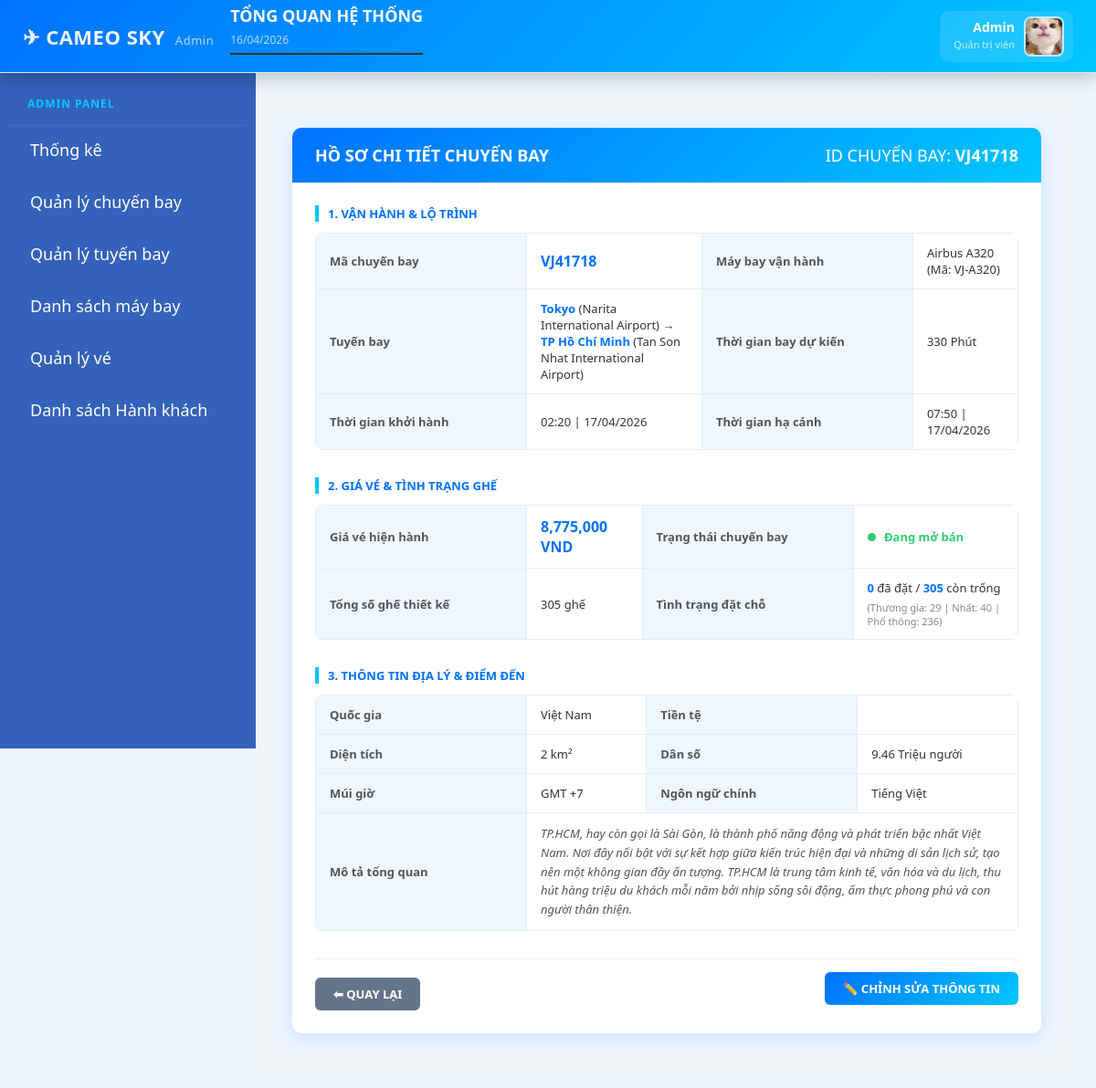
The page /index.php?action=chitiet_chuyenbay&id=VJ41718 on the database its author committed.
### tables this page shows
CREATE TABLE `chuyenbay` (
  `MACHUYENBAY` varchar(20) NOT NULL,
  `MAMAYBAY` varchar(20) NOT NULL,
  `THOIGIANDI` datetime DEFAULT NULL,
  `THOIGIANDEN` datetime DEFAULT NULL,
  `MASANBAYDI` varchar(20) DEFAULT NULL,
  `MASANBAYDEN` varchar(20) DEFAULT NULL,
  `TRANGTHAI_CB` int(100) NOT NULL,
  `MATUYEN` varchar(20) DEFAULT NULL
);

CREATE TABLE `maybay` (
  `MAMAYBAY` varchar(20) NOT NULL,
  `MAHANG` varchar(20) NOT NULL,
  `TENMAYBAY` varchar(100) DEFAULT NULL,
  `SOGHE_BC` int(100) NOT NULL,
  `SOGHE_FC` int(100) NOT NULL,
  `SOGHE_EC` int(100) NOT NULL
);

CREATE TABLE `diadiem` (
  `MADIADIEM` varchar(20) NOT NULL,
  `TENDIADIEM` varchar(100) DEFAULT NULL,
  `QUOC_GIA` varchar(150) NOT NULL
);

CREATE TABLE `sanbay` (
  `MASANBAY` varchar(20) NOT NULL,
  `MADIADIEM` varchar(20) NOT NULL,
  `TENSANBAY` varchar(100) DEFAULT NULL
);

CREATE TABLE `tuyenbay` (
  `MATUYEN` varchar(20) NOT NULL,
  `SANBAYDI` varchar(20) NOT NULL,
  `SANBAYDEN` varchar(20) NOT NULL,
  `KHOANGCACH` int(11) DEFAULT NULL,
  `THOIGIANBAY` int(11) DEFAULT NULL,
  `GIACOBAN` decimal(10,0) DEFAULT NULL
);

CREATE TABLE `diemdulich` (
  `MADIEMDULICH` varchar(8) NOT NULL,
  `MADIADIEM` varchar(20) NOT NULL,
  `TENDIEMDULICH` varchar(100) NOT NULL,
  `MOTA1` text NOT NULL,
  `MOTA2` text NOT NULL,
  `HINHANH` varchar(255) NOT NULL,
  `DULICHTRONGNUOC` tinyint(1) NOT NULL DEFAULT 1,
  `DANSO` float NOT NULL,
  `DIENTICH` float NOT NULL,
  `MUIGIO` varchar(50) NOT NULL DEFAULT 'GMT +7',
  `NGONNGU` varchar(100) NOT NULL DEFAULT 'Tiếng Việt',
  `QUOCGIA` varchar(100) NOT NULL DEFAULT 'Việt Nam',
  `SANBAY` int(11) NOT NULL DEFAULT 1,
  `TIENTE` varchar(20) NOT NULL DEFAULT 'VND'
);

### includes/dinhgia.php (called while the page is built, shortened)
<?php
function tinhGiaDong($mysqli, $machuyenbay) {
    $machuyenbay = mysqli_real_escape_string($mysqli, $machuyenbay);
    $sql = "SELECT cb.THOIGIANDI, tb.GIACOBAN, mb.MAMAYBAY,
            (SELECT COUNT(*) FROM ghe WHERE MAMAYBAY = mb.MAMAYBAY) AS tong_ghe,
            (SELECT COUNT(*) FROM ve WHERE MACHUYENBAY = cb.MACHUYENBAY) AS da_ban
            FROM chuyenbay cb
            JOIN tuyenbay tb ON cb.MATUYEN = tb.MATUYEN
            JOIN maybay mb ON cb.MAMAYBAY = mb.MAMAYBAY
            WHERE cb.MACHUYENBAY = '$machuyenbay' LIMIT 1";
    $res = mysqli_query($mysqli, $sql);
    $row = mysqli_fetch_assoc($res);
    $gia_goc = (float)$row['GIACOBAN'];
    $hours = (strtotime($row['THOIGIANDI']) - time()) / 3600;
    if ($hours > 168) $hs_time = 1.0;
    elseif ($hours > 72) $hs_time = 1.2;
    else $hs_time = 1.5;
    $tyle = $row['da_ban'] / $row['tong_ghe'];
    if ($tyle < 0.3) $hs_seat = 0.9;
    elseif ($tyle < 0.7) $hs_seat = 1.2;
    else $hs_seat = 1.6;
$ngaybay = date('m-d', strtotime($row['THOIGIANDI']));
$hs_holiday = 1.0;
    $gio = (int)date('H', strtotime($row['THOIGIANDI']));
    $hs_peak = ($gio >= 7 && $gio <= 12) ? 1.2 : 1.0;
return round($gia_goc * $hs_time * $hs_seat * $hs_peak * $hs_holiday, -3);
}
function tinhGiaVeDayDu($mysqli, $machuyenbay) {
    $machuyenbay = mysqli_real_escape_string($mysqli, $machuyenbay);
    $sql = "SELECT
            (SELECT COUNT(*) FROM ghe g JOIN chuyenbay cb ON g.MAMAYBAY = cb.MAMAYBAY WHERE cb.MACHUYENBAY = '$machuyenbay') AS tong,
            (SELECT COUNT(*) FROM ve WHERE MACHUYENBAY = '$machuyenbay') AS da_ban";
    $res = mysqli_query($mysqli, $sql);
    $row = mysqli_fetch_assoc($res);
    return [
        'tong_gia' => tinhGiaDong($mysqli, $machuyenbay),
        'tong_ghe' => (int)($row['tong'] ?? 0),
        'so_ghe_con' => (int)(($row['tong'] ?? 0) - ($row['da_ban'] ?? 0))
    ];
}
?>

### modules/quanlychuyenbay/chitiet.php (the view, shortened to what this page needs)
<?php
require_once(__DIR__ . '/../../includes/dinhgia.php');
$id = $_GET['id'] ?? '';
$id = mysqli_real_escape_string($mysqli, $id);
$sql = "SELECT cb.*,
               mb.TENMAYBAY, mb.MAHANG, mb.SOGHE_BC, mb.SOGHE_FC, mb.SOGHE_EC,
               tb.GIACOBAN, tb.THOIGIANBAY,
               sb_di.TENSANBAY AS SB_DI, sb_den.TENSANBAY AS SB_DEN,
               dd_di.TENDIADIEM AS DI_DI, dd_den.TENDIADIEM AS DI_DEN,
               dl.DANSO, dl.DIENTICH, dl.MUIGIO, dl.NGONNGU, dl.QUOCGIA, dl.TIENTE, dl.MOTA1, dl.MOTA2
        FROM chuyenbay cb
        LEFT JOIN maybay mb ON cb.MAMAYBAY = mb.MAMAYBAY
        LEFT JOIN tuyenbay tb ON cb.MATUYEN = tb.MATUYEN
        LEFT JOIN sanbay sb_di ON tb.SANBAYDI = sb_di.MASANBAY
        LEFT JOIN sanbay sb_den ON tb.SANBAYDEN = sb_den.MASANBAY
        LEFT JOIN diadiem dd_di ON sb_di.MADIADIEM = dd_di.MADIADIEM
        LEFT JOIN diadiem dd_den ON sb_den.MADIADIEM = dd_den.MADIADIEM
        LEFT JOIN diemdulich dl ON dd_den.MADIADIEM = dl.MADIADIEM
        WHERE cb.MACHUYENBAY = '$id'";
$result = mysqli_query($mysqli, $sql);
$data = mysqli_fetch_assoc($result);
$tongGheThietKe = (int)($data['SOGHE_BC'] + $data['SOGHE_FC'] + $data['SOGHE_EC']);
$giaInfo = tinhGiaVeDayDu($mysqli, $id);
$giaHienTai = $giaInfo['tong_gia'] ?? $data['GIACOBAN'];
$soGheCon = $giaInfo['so_ghe_con'] ?? $tongGheThietKe;
$daDat = $tongGheThietKe - $soGheCon;
$st = (int)$data['TRANGTHAI_CB'];
?>
<div class="admin-container">
    <div class="detail-card">
        <div class="card-header">
            <h2 style="margin:0; font-size: 18px; color: #ffffff;">HỒ SƠ CHI TIẾT CHUYẾN BAY</h2>
            <span style="font-size: 18px; color: #ffffff;">ID CHUYẾN BAY: <strong><?=$id?></strong></span>
        </div>
        <div class="card-body">
            <div class="data-section">
                <div class="section-title">1. Vận hành & Lộ trình</div>
                <table class="table-info">
                    <tr>
                        <th>Mã chuyến bay</th>
                        <td><b style="font-size: 16px; color: #0072ff;"><?=$data['MACHUYENBAY']?></b></td>
                        <th>Máy bay vận hành</th>
                        <td><?=$data['TENMAYBAY']?> (Mã: <?=$data['MAMAYBAY']?>)</td>
                    </tr>
                    <tr>
                        <th>Tuyến bay</th>
                        <td><b><?=$data['DI_DI']?></b> (<?=$data['SB_DI']?>) &rarr; <b><?=$data['DI_DEN']?></b> (<?=$data['SB_DEN']?>)</td>
                        <th>Thời gian bay dự kiến</th>
                        <td><?=$data['THOIGIANBAY']?> Phút</td>
                    </tr>
                    <tr>
                        <th>Thời gian khởi hành</th>
                        <td><?=date('H:i | d/m/Y', strtotime($data['THOIGIANDI']))?></td>
                        <th>Thời gian hạ cánh</th>
                        <td><?=date('H:i | d/m/Y', strtotime($data['THOIGIANDEN']))?></td>
                    </tr>
                </table>
            </div>
            <div class="data-section">
                <div class="section-title">2. Giá vé & Tình trạng ghế</div>
                <table class="table-info">
                    <tr>
                        <th>Giá vé hiện hành</th>
                        <td style="color: #c0392b; font-weight: bold; font-size: 16px;">
                            <?=number_format($giaHienTai)?> VND
                        </td>
                        <th>Trạng thái chuyến bay</th>
                        <td>
                            <?php
                            $status_map = [
                                0 => ['Đã hủy', '#e74c3c'], 1 => ['Đang mở bán', '#2ecc71'],
                                2 => ['Chờ bay', '#f1c40f'], 3 => ['Đang bay', '#3498db'], 4 => ['Hoàn tất', '#95a5a6']
                            ];
                            $label = $status_map[$st] ?? ['N/A', '#ccc'];
                            ?>
                            <span class="stt-dot" style="background:<?=$label[1]?>"></span>
                            <span style="color:<?=$label[1]?>; font-weight:bold;"><?=$label[0]?></span>
                        </td>
                    </tr>
                    <tr>
                        <th>Tổng số ghế thiết kế</th>
                        <td><?=$tongGheThietKe?> ghế</td>
                        <th>Tình trạng đặt chỗ</th>
                        <td>
                            <b><?=$daDat?></b> đã đặt / <b><?=$soGheCon?></b> còn trống
                            <div style="font-size: 11px; color: #888; margin-top: 5px;">
                                (Thương gia: <?=$data['SOGHE_BC']?> | Nhất: <?=$data['SOGHE_FC']?> | Phổ thông: <?=$data['SOGHE_EC']?>)
                            </div>
                        </td>
                    </tr>
                </table>
            </div>
            <?php if($data['QUOCGIA']): ?>
            <div class="data-section">
                <div class="section-title">3. Thông tin địa lý & Điểm đến</div>
                <table class="table-info">
                    <tr>
                        <th>Quốc gia</th>
                        <td><?=$data['QUOCGIA']?></td>
                        <th>Tiền tệ</th>
                        <td><?=$data['TIENTE']?></td>
                    </tr>
                    <tr>
                        <th>Diện tích</th>
                        <td><?=number_format($data['DIENTICH'])?> km²</td>
                        <th>Dân số</th>
                        <td><?=$data['DANSO']?> Triệu người</td>
                    </tr>
                    <tr>
                        <th>Múi giờ</th>
                        <td><?=$data['MUIGIO']?></td>
                        <th>Ngôn ngữ chính</th>
                        <td><?=$data['NGONNGU']?></td>
                    </tr>
                    <tr>
                        <th>Mô tả tổng quan</th>
                        <td colspan="3" style="line-height: 1.6; color: #555;">
                            <i><?=$data['MOTA1']?></i>
                        </td>
                    </tr>
                </table>
            </div>
            <?php endif; ?>
            <div class="btn-group">
                <a href="#" onclick="history.back(); return false;" class="btn-base btn-secondary">
    ⬅ QUAY LẠI
</a>
                <div>
                    <?php if($st == 1): ?>
                        <a href="index.php?action=sua&id=<?=$id?>" class="btn-base btn-gradient">✏️ CHỈNH SỬA THÔNG TIN</a>
                    <?php else: ?>
                        <span style="font-size: 12px; color: #999; font-style: italic;">Chuyến bay đã ở trạng thái khóa, không thể chỉnh sửa.</span>
                    <?php endif; ?>
                </div>
            </div>
        </div>
    </div>
</div>

### css/styleadmincp.css (style rules this page uses)
body { margin: 0; font-family: Arial, sans-serif; background: #f5f5f5; }

### modules/main.php (style rules this page uses)
body { margin:0; font-family:'Plus Jakarta Sans',sans-serif; }

### modules/sidebar/sidebar.php (style rules this page uses)
:root { --sidebar-bg:#0f172a; --accent:#00c6ff; --text:#FFFFFF; }

### modules/quanlychuyenbay/chitiet.php (style rules this page uses)
.admin-container { font-family: 'Segoe UI', Arial, sans-serif; padding: 20px; background: #eef5ff; color: #333; }
.detail-card { background: #ffffff; border-radius: 10px; box-shadow: 0 6px 20px rgba(0,114,255,0.15); max-width: 1100px; margin: 0 auto; overflow: hidden; }
.card-header { padding: 18px 25px; background: linear-gradient(135deg, #0072ff, #00c6ff); color: #fff; display: flex; justify-content: space-between; align-items: center; }
.card-header h2 { margin: 0; font-size: 18px; font-weight: 700; }
.card-body { padding: 25px; }
.data-section { margin-bottom: 30px; }
.section-title { font-size: 13px; font-weight: 700; color: #0072ff; text-transform: uppercase; margin-bottom: 12px; border-left: 4px solid #00c6ff; padding-left: 10px; }
.table-info { width: 100%; border-collapse: collapse; margin-bottom: 15px; overflow: hidden; border-radius: 8px; }
.table-info th { width: 200px; background: #f0f6ff; color: #555; font-weight: 600; padding: 12px 15px; border: 1px solid #e3ecff; text-align: left; font-size: 13px; }
.table-info td { padding: 12px 15px; border: 1px solid #e3ecff; font-size: 13px; }
.table-info b { color: #0072ff; }
.table-info td[style*="color: #c0392b"] { color: #0072ff !important; }
.btn-group { display: flex; justify-content: space-between; padding-top: 20px; border-top: 1px solid #eee; }
.btn-base { padding: 9px 20px; border-radius: 6px; font-size: 13px; font-weight: 600; text-decoration: none; transition: 0.25s; border: none; cursor: pointer; }
.btn-gradient { background: linear-gradient(135deg, #0072ff, #00c6ff); color: #fff !important; }
.btn-secondary { background: #64748b; color: #fff !important; }
.stt-dot { width: 9px; height: 9px; border-radius: 50%; display: inline-block; margin-right: 6px; }

### rows shown on the page
chuyenbay: MACHUYENBAY "VJ41718", MAMAYBAY.TENMAYBAY "Airbus A320", MAMAYBAY "VJ-A320", diadiem.TENDIADIEM "Tokyo", sanbay.TENSANBAY "Narita International Airport", diadiem.TENDIADIEM "TP Hồ Chí Minh", sanbay.TENSANBAY "Tan Son Nhat International Airport", MATUYEN.THOIGIANBAY "330", THOIGIANDI "02:20 | 17/04/2026", THOIGIANDEN "07:50 | 17/04/2026", TRANGTHAI_CB "Đang mở bán", MAMAYBAY.SOGHE_EC "305", MAMAYBAY.SOGHE_EC "0", MAMAYBAY.SOGHE_BC "29", MAMAYBAY.SOGHE_FC "40", MAMAYBAY.SOGHE_EC "236", diemdulich.QUOCGIA "Việt Nam", diemdulich.DIENTICH "2", diemdulich.DANSO "9.46", diemdulich.MUIGIO "GMT +7", diemdulich.NGONNGU "Tiếng Việt", diemdulich.MOTA1 "TP.HCM, hay còn gọi là Sài Gòn, là thành phố năng động và phát triển bậc nhất Việt Nam. Nơi đây nổi bật với sự kết hợp giữa kiến trúc hiện đại và những di sản lịch sử, tạo nên một không gian đầy ấn tượng. TP.HCM là trung tâm kinh tế, văn hóa và du lịch, thu hút hàng triệu du khách mỗi năm bởi nhịp sống sôi động, ẩm thực phong phú và con người thân thiện."

### other values the page prints
$id "VJ41718"
$giaHienTai "8,775,000"
$soGheCon "305"
